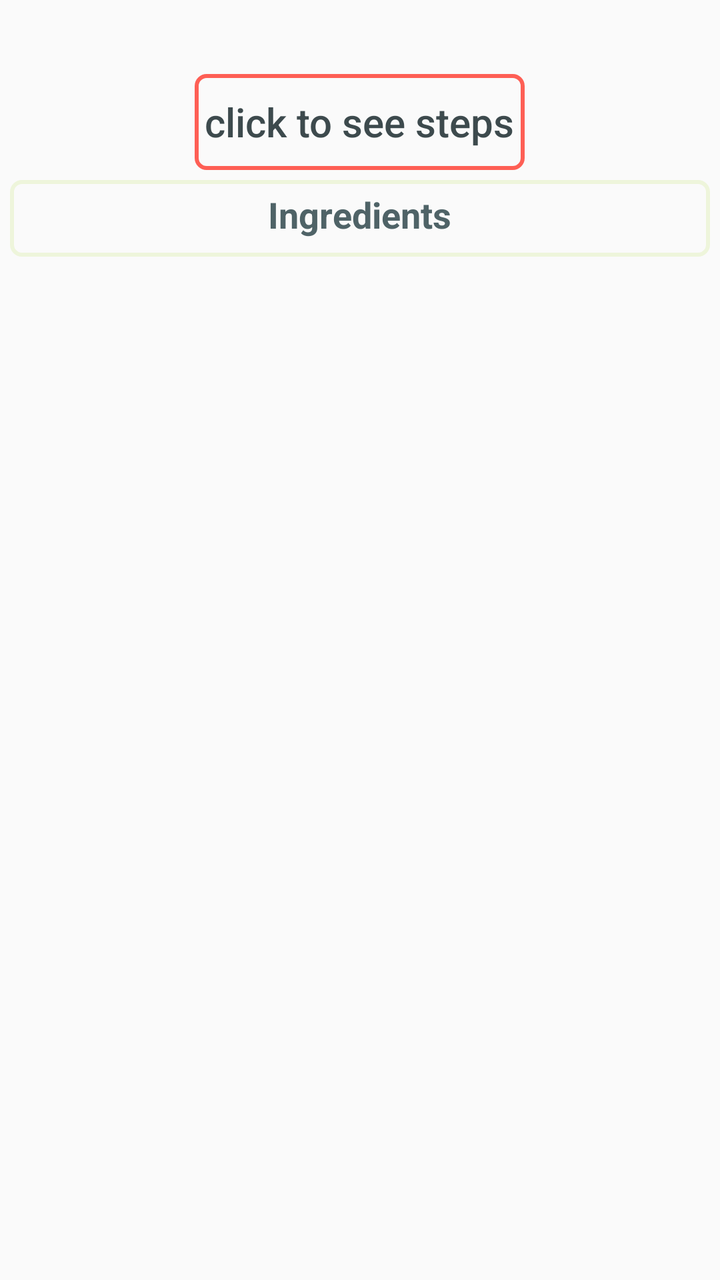
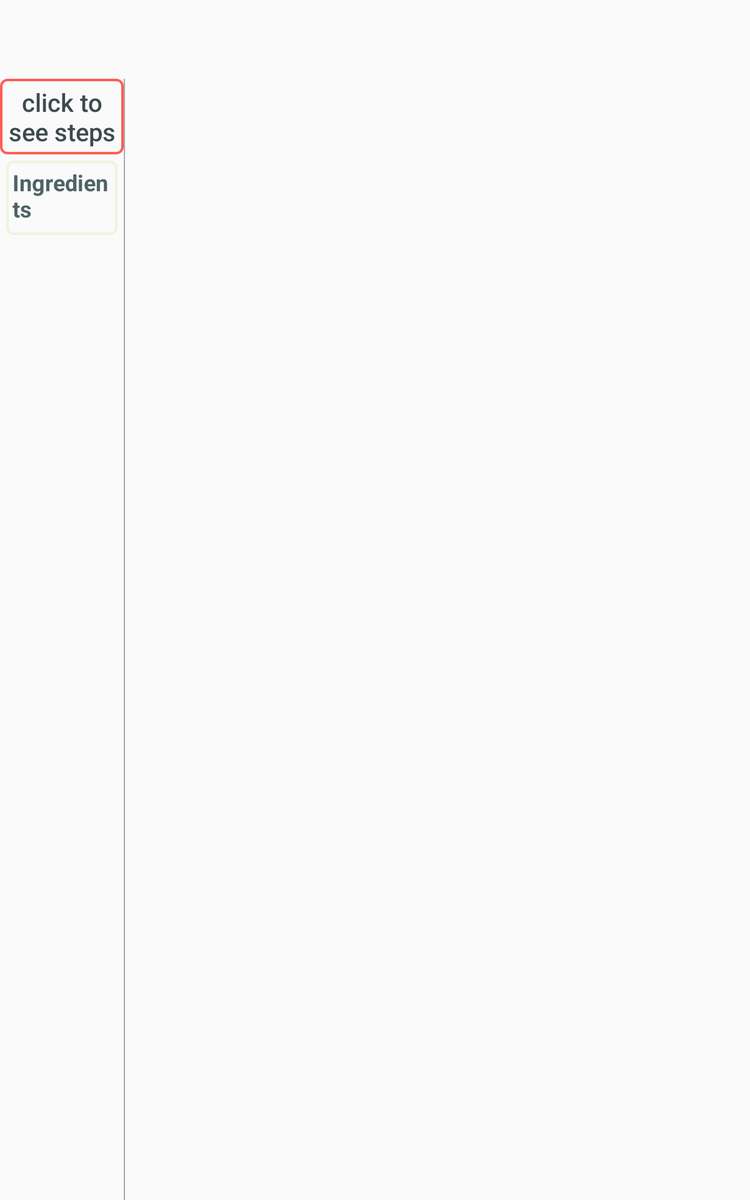

Two renders of one Android screen. The first uses the default layout on a phone; the second uses the alternative layout the repository ships for a different screen configuration, on a matching device. The two XML files are below.
<!-- AndroidManifest.xml: application theme AppTheme -->
<!-- res/layout/activity_detials.xml -->
<?xml version="1.0" encoding="utf-8"?>
<LinearLayout xmlns:android="http://schemas.android.com/apk/res/android"
    xmlns:tools="http://schemas.android.com/tools"
    android:layout_width="match_parent"
    android:layout_height="match_parent"
    tools:context="com.example.ibrahim.udacity_and_baking_app.modules.details.DetailsActivity">


    <LinearLayout
        android:id="@+id/linear_details"
        android:layout_width="match_parent"
        android:layout_height="match_parent"
        android:orientation="vertical"
        tools:ignore="UselessParent">

        <TextView
            android:id="@+id/tv_baking_name"
            android:layout_width="wrap_content"
            android:layout_height="wrap_content"
            android:layout_gravity="center"
            android:padding="5dp"
            android:textColor="@color/colorDarkBink"
            android:textSize="20sp"
            android:textStyle="bold" />

        <Button
            android:id="@+id/btn_show_details"
            android:layout_width="wrap_content"
            android:layout_height="wrap_content"
            android:layout_gravity="center"
            android:background="@drawable/border_bink"
            android:padding="5dp"
            android:text="@string/show_steps"
            android:textAppearance="@style/Base.TextAppearance.AppCompat.Title"
            android:textColor="@color/colorText"
            android:textSize="20sp" />

        <LinearLayout
            android:id="@+id/linear_ingredients"
            android:layout_width="match_parent"
            android:layout_height="wrap_content"
            android:layout_marginBottom="5dp"
            android:layout_marginLeft="5dp"
            android:layout_marginRight="5dp"
            android:layout_marginTop="5dp"
            android:background="@drawable/border_ivory"
            android:orientation="vertical"
            android:padding="5dp">

            <TextView
                android:layout_width="wrap_content"
                android:layout_height="wrap_content"
                android:layout_gravity="center"
                android:text="@string/ingredients"
                android:textColor="@color/colorTextTitle"
                android:textSize="18sp"
                android:textStyle="bold" />

            <RelativeLayout
                android:layout_width="match_parent"
                android:layout_height="wrap_content"
                android:orientation="horizontal">


                <android.support.v7.widget.RecyclerView
                    android:id="@+id/ingredients_list"
                    android:layout_width="match_parent"
                    android:layout_height="wrap_content"
                    android:padding="2dp"
                    android:scrollbars="vertical" />


            </RelativeLayout>
        </LinearLayout>


        <LinearLayout
            android:id="@+id/linear_steps"
            android:layout_width="match_parent"
            android:layout_height="match_parent"
            android:layout_marginBottom="5dp"
            android:layout_marginLeft="5dp"
            android:layout_marginRight="5dp"
            android:layout_marginTop="5dp"
            android:background="@drawable/border_ivory"
            android:orientation="horizontal"
            android:padding="5dp"
            android:visibility="gone">


            <LinearLayout
                android:layout_width="match_parent"
                android:layout_height="wrap_content"
                android:orientation="vertical">


                <TextView
                    android:layout_width="wrap_content"
                    android:layout_height="wrap_content"
                    android:layout_gravity="center"
                    android:text="@string/steps"
                    android:textColor="@color/colorTextTitle"
                    android:textSize="18sp"
                    android:textStyle="bold" />

                <TextView
                    android:layout_width="wrap_content"
                    android:layout_height="wrap_content"
                    android:layout_gravity="center"
                    android:text="@string/see_video"
                    android:textColor="@color/colorTextTitle"
                    android:textSize="14sp"
                    android:textStyle="bold" />


                <android.support.v7.widget.RecyclerView
                    android:id="@+id/step_list"
                    android:layout_width="match_parent"
                    android:layout_height="match_parent"
                    android:padding="2dp"
                    android:scrollbars="vertical" />


            </LinearLayout>
        </LinearLayout>
    </LinearLayout>
</LinearLayout>
<!-- resources referenced by this layout -->
<resources>
  <color name="colorDarkBink">#a92e27</color>
  <color name="colorText">#3d4a4d</color>
  <color name="colorTextTitle">#4F6367</color>
  <!-- drawable border_bink (drawable) -->
  <?xml version="1.0" encoding="UTF-8"?>
  <shape xmlns:android="http://schemas.android.com/apk/res/android"
      android:id="@+id/rectangle">
      <stroke
          android:width="2dp"
          android:color="@color/colorBink" />
      <corners android:radius="5dp" />
  </shape>
  <!-- drawable border_ivory (drawable) -->
  <?xml version="1.0" encoding="UTF-8"?>
  <shape xmlns:android="http://schemas.android.com/apk/res/android">
      <stroke
          android:width="2dp"
          android:color="@color/colorIvory" />
      <corners android:radius="5dp" />
  </shape>
  <string name="ingredients">Ingredients</string>
  <string name="see_video">click on item to see video description</string>
  <string name="show_steps">click to see steps</string>
  <string name="steps">Steps</string>
  <style name="AppTheme" parent="Theme.AppCompat.Light.DarkActionBar">
          
          <item name="colorPrimary">@color/colorPrimary</item>
          <item name="colorPrimaryDark">@color/colorPrimaryDark</item>
          <item name="colorAccent">@color/colorAccent</item>
      </style>
  <color name="colorBink">#FE5F55</color>
  <color name="colorIvory">#EEF5DB</color>
  <color name="colorPrimary">#7A9E9F</color>
  <color name="colorPrimaryDark">#4F6367</color>
  <color name="colorAccent">#FF4081</color>
</resources>
<!-- res/layout-sw600dp/activity_detials.xml (the repository's variant of the layout above) -->
<!-- drawn on a 7-inch tablet held upright -->
<?xml version="1.0" encoding="utf-8"?>
<RelativeLayout xmlns:android="http://schemas.android.com/apk/res/android"
    xmlns:tools="http://schemas.android.com/tools"
    android:layout_width="match_parent"
    android:layout_height="match_parent"
    android:orientation="vertical"
    tools:context="com.example.ibrahim.udacity_and_baking_app.modules.details.DetailsActivity">

    <TextView
        android:id="@+id/tv_baking_name"
        android:layout_width="wrap_content"
        android:layout_height="wrap_content"
        android:layout_alignParentTop="true"
        android:layout_centerInParent="true"
        android:layout_gravity="center"
        android:padding="10dp"
        android:textColor="@color/colorDarkBink"
        android:textSize="32sp"
        android:textStyle="bold" />

    <LinearLayout
        android:id="@+id/linear_details"
        android:layout_width="match_parent"
        android:layout_height="match_parent"
        android:layout_below="@+id/tv_baking_name"
        android:layout_toLeftOf="@+id/view"
        android:layout_toStartOf="@+id/view"
        android:orientation="vertical">

        <Button
            android:id="@+id/btn_show_details"
            android:layout_width="wrap_content"
            android:layout_height="wrap_content"
            android:layout_gravity="center"
            android:background="@drawable/border_bink"
            android:padding="5dp"
            android:text="@string/show_steps"
            android:textAppearance="@style/Base.TextAppearance.AppCompat.Title"
            android:textColor="@color/colorText"
            android:textSize="20sp" />

        <LinearLayout
            android:id="@+id/linear_ingredients"
            android:layout_width="match_parent"
            android:layout_height="wrap_content"
            android:layout_marginBottom="5dp"
            android:layout_marginLeft="5dp"
            android:layout_marginRight="5dp"
            android:layout_marginTop="5dp"
            android:background="@drawable/border_ivory"
            android:orientation="vertical"
            android:padding="5dp">

            <TextView
                android:layout_width="wrap_content"
                android:layout_height="wrap_content"
                android:layout_gravity="center"
                android:text="@string/ingredients"
                android:textColor="@color/colorTextTitle"
                android:textSize="18sp"
                android:textStyle="bold" />

            <RelativeLayout
                android:layout_width="match_parent"
                android:layout_height="wrap_content"
                android:orientation="horizontal">


                <android.support.v7.widget.RecyclerView
                    android:id="@+id/ingredients_list"
                    android:layout_width="match_parent"
                    android:layout_height="wrap_content"
                    android:padding="2dp"
                    android:scrollbars="vertical" />

            </RelativeLayout>
        </LinearLayout>

        <LinearLayout
            android:id="@+id/linear_steps"
            android:layout_width="match_parent"
            android:layout_height="0dp"
            android:layout_marginBottom="5dp"
            android:layout_marginLeft="5dp"
            android:layout_marginRight="5dp"
            android:layout_marginTop="5dp"
            android:layout_weight="1"
            android:background="@drawable/border_ivory"
            android:orientation="horizontal"
            android:padding="5dp"
            android:visibility="gone">

            <LinearLayout
                android:layout_width="match_parent"
                android:layout_height="wrap_content"
                android:orientation="vertical"
                tools:ignore="UselessParent">


                <TextView
                    android:layout_width="wrap_content"
                    android:layout_height="wrap_content"
                    android:layout_gravity="center"
                    android:text="@string/steps"
                    android:textColor="@color/colorTextTitle"
                    android:textSize="18sp"
                    android:textStyle="bold" />

                <TextView
                    android:layout_width="wrap_content"
                    android:layout_height="wrap_content"
                    android:layout_gravity="center"
                    android:text="@string/see_video"
                    android:textColor="@color/colorTextTitle"
                    android:textSize="14sp"
                    android:textStyle="bold" />


                <android.support.v7.widget.RecyclerView
                    android:id="@+id/step_list"
                    android:layout_width="match_parent"
                    android:layout_height="match_parent"
                    android:padding="2dp"
                    android:scrollbars="vertical" />


            </LinearLayout>
        </LinearLayout>
    </LinearLayout>

    <View
        android:id="@+id/view"
        android:layout_width="1dp"
        android:layout_height="match_parent"
        android:layout_below="@+id/tv_baking_name"
        android:layout_toLeftOf="@+id/step_linear_layout"
        android:background="@android:color/darker_gray" />

    <RelativeLayout
        android:id="@+id/step_linear_layout"
        android:layout_width="500dp"
        android:layout_height="match_parent"
        android:layout_alignParentRight="true"
        android:layout_below="@+id/tv_baking_name">

        <FrameLayout
            android:id="@+id/step_container"
            android:layout_width="match_parent"
            android:layout_height="match_parent"
            android:scaleType="centerInside"
            tools:ignore="InconsistentLayout" />

    </RelativeLayout>
</RelativeLayout>
